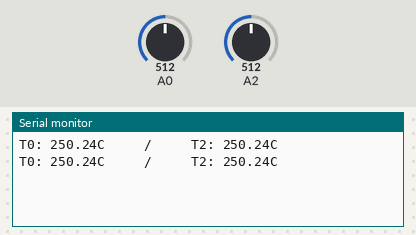
Recording of a sketch running on a simulated Arduino Uno, built with avr-gcc and run on an emulated ATmega328P. On the bench: the last lines printed to the serial monitor. The inputs (shaded band) are chosen by the test bench; at power-on: A0 = 512, A2 = 512.

Above: at 2.8 s.
2.9 s: A0 set to 716
At 5.2 s:
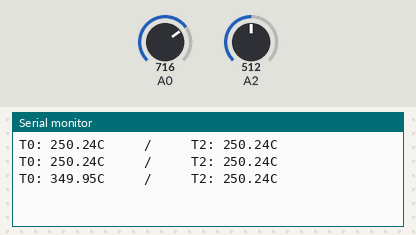
5.6 s: A2 set to 716
At 6.8 s:
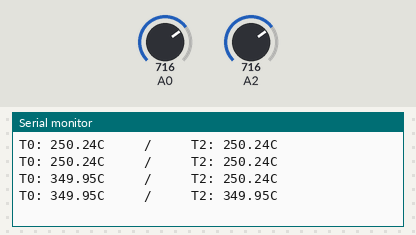
8.3 s: A0 set to 900
At 10.8 s:
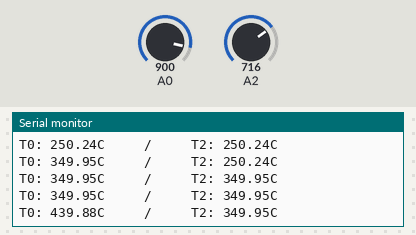
11.0 s: A2 set to 900
At 12.7 s:
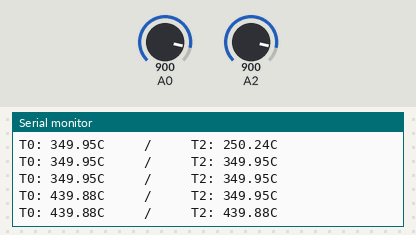
Timing chart, 0 to 14.2 s (numbered marks = the images above; inputs shaded):
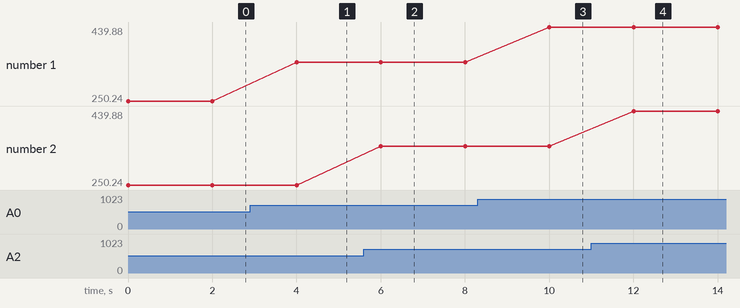

The sketch:

sensor_fsc2.ino
```cpp
void setup() {
  Serial.begin(9600);
}

void loop() {
  float s0 = analogRead(A0),t0, v0;
  float s2 = analogRead(A2), t2, v2;

  v0 = s0 * (5.0/1023); //Tensão do sensor 0
  t0 = v0 * 100; //Temperatura do sensor 0

  v2 = s2 * (5.0/1023); //Tensão do sensor 2
  t2 = v2 * 100; //Temperatura do sensor 2

  Serial.print("T0: ");
  Serial.print(t0);
  Serial.print("C     /     ");


  Serial.print("T2: ");
  Serial.print(t2);
  Serial.print("C \n");

  delay(2000);
}
```

Measured:
- after the input at 2.9 s, the serial monitor: prints a new line after 1.1 s (image 1)
- after the input at 5.6 s, the serial monitor: prints a new line after 0.40 s (image 2)
- after the input at 8.3 s, the serial monitor: prints a new line after 1.7 s (image 3)
- after the input at 11.0 s, the serial monitor: prints a new line after 1.0 s (image 4)
- plotted number 1: 250.24 → 349.95 after the input at 2.9 s, 349.95 → 439.88 after the input at 8.3 s
